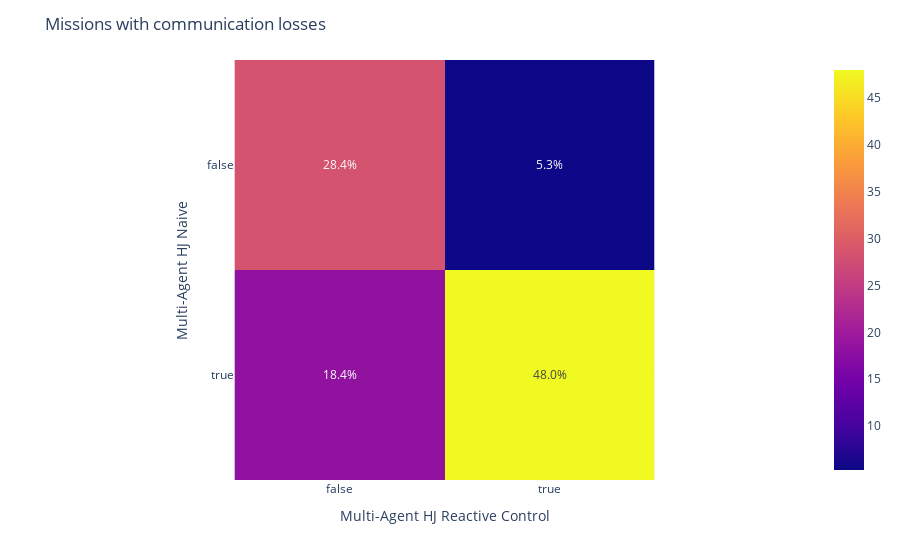

Write notebook code for a chart like this one.
### Markdown cell above
+ Missions with communication losses

### Code cell
fig_conf_react_comm_loss= plot_confusion_matrix(metrics_hj_naive["Isolated_platform_metric"]>0, 
                        metrics_hj_reactive["Isolated_platform_metric"]>0, 'Multi-Agent HJ Naive', 
                        'Multi-Agent HJ Reactive Control', title_name="Missions with communication losses")

### Figure 1 — Plotly figure (JSON) as saved in the notebook; plotly's stock layout.template omitted (floating-point values rounded to 4 significant figures)
{"data": [{"coloraxis": "coloraxis", "hovertemplate": "Multi-Agent HJ Reactive Control: %{x}<br>Multi-Agent HJ Naive: %{y}<br>color: %{z}<extra></extra>", "name": "0", "text": [[28.35, 5.328], [18.36, 47.95]], "textfont": {"size": 12}, "texttemplate": "%{text:.1f}%", "type": "heatmap", "x": [false, true], "xaxis": "x", "y": [false, true], "yaxis": "y", "z": [[28.35, 5.328], [18.36, 47.95]]}], "layout": {"coloraxis": {"colorscale": [[0, "#0d0887"], [0.1111, "#46039f"], [0.2222, "#7201a8"], [0.3333, "#9c179e"], [0.4444, "#bd3786"], [0.5556, "#d8576b"], [0.6667, "#ed7953"], [0.7778, "#fb9f3a"], [0.8889, "#fdca26"], [1, "#f0f921"]]}, "margin": {"t": 60}, "title": {"text": "Missions with communication losses"}, "xaxis": {"anchor": "y", "constrain": "domain", "domain": [0, 1], "scaleanchor": "y", "title": {"text": "Multi-Agent HJ Reactive Control"}}, "yaxis": {"anchor": "x", "autorange": "reversed", "constrain": "domain", "domain": [0, 1], "title": {"text": "Multi-Agent HJ Naive"}}}}
